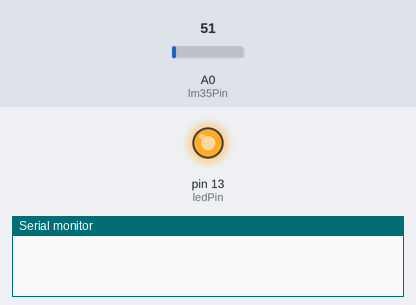
The sketch below on a simulated Arduino Uno, built with avr-gcc and run on an emulated ATmega328P. On the bench: output pins drawn as LEDs (lit = HIGH), the last lines printed to the serial monitor. Inputs (shaded band) come from the test bench; at power-on: A0 (lm35Pin) = 51. The modem accepts every AT command (registered, SIM ready, sends succeed) and sends nothing else.

Above: at 0.1 s.
At 6.2 s:
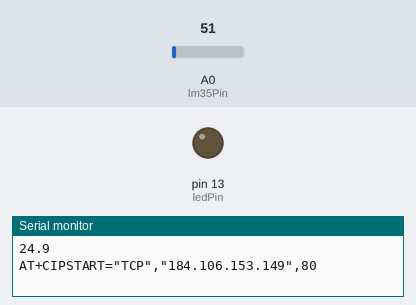
Timing chart, 0 to 15.9 s (numbered marks = the images above):
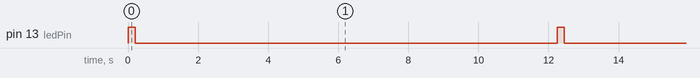

Measured:
- by itself, pin 13 (ledPin): alternates HIGH for 0.20 s and LOW for 12.0 s

The sketch:

kirimdata.ino
```cpp
#include <SoftwareSerial.h>
#include <stdlib.h>

int ledPin = 13;
int lm35Pin = 0;
String apiKey = "KXWI4M1PQ62E4H3Y"; // Ubah dengan API Key ente bro!
SoftwareSerial ser(10, 11); // RX, TX

void setup() {
  pinMode(ledPin, OUTPUT);
  Serial.begin(9600);
  ser.begin(115200);
  ser.println("AT+RST");
}

void loop() {

  digitalWrite(ledPin, HIGH);
  delay(200);
  digitalWrite(ledPin, LOW);

  int val = 0;
  for(int i = 0; i < 10; i++) {
      val += analogRead(lm35Pin);
      delay(500);
  }
  float temp = val*50.0f/1023.0f;
  char buf[16];
  String strTemp = dtostrf(temp, 4, 1, buf);
  Serial.println(strTemp);

  String cmd = "AT+CIPSTART=\"TCP\",\"";
  cmd += "184.106.153.149"; // api.thingspeak.com
  cmd += "\",80";
  ser.println(cmd);
  Serial.println(cmd);

  if(ser.find("Error")){
    Serial.println("AT+CIPSTART error");
    return;
  }

  String getStr = "GET /update?api_key=";
  getStr += apiKey;
  getStr +="&field1=";
  getStr += String(strTemp);
  getStr += " HTTP/1.0\r\nHost: www.thingspeak.com\r\n\r\n";

  cmd = "AT+CIPSEND=";
  cmd += String(getStr.length());
  ser.println(cmd);
  Serial.println(cmd);

  if(ser.find(">")){
    ser.print(getStr);
    Serial.println(getStr);
  }
  else{
    ser.println("AT+CIPCLOSE");
    Serial.println("AT+CIPCLOSE");
  }
    delay(6000);
}
```
